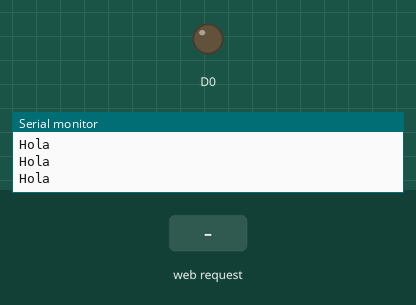
Simulated run of this sketch. Board: ESP8266 (NodeMCU). On the bench: output pins drawn as LEDs (lit = HIGH), the last lines printed to the serial monitor. The inputs (shaded band) are chosen by the test bench. WiFi joins after 1.5 s; servers stay silent unless stated.

Above: at 2.7 s.
2.8 s: HTTP request GET /LED=OFF received
At 3.4 s:
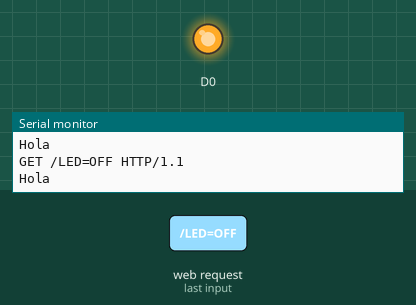
4.3 s: HTTP request GET /LED=ON received
At 5.6 s:
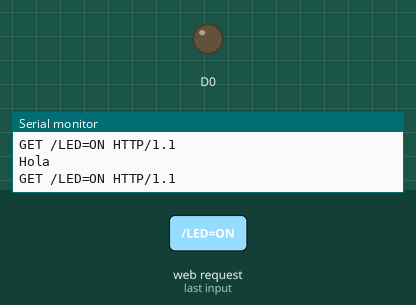
Timing chart, 0 to 7.3 s (numbered marks = the images above; inputs shaded):
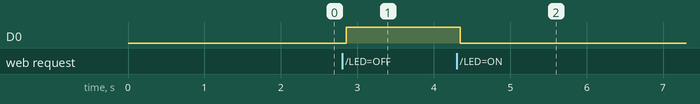

Measured:
- after the input at 2.8 s, D0: LOW → HIGH after 0.05 s
- after the input at 4.3 s, D0: HIGH → LOW after 0.05 s

The sketch:

lab3_1.ino
```cpp
#include<ESP8266WiFi.h>
#include <ESP_WiFiManager.h>

String ssid="alala";
String password="gandhi123";
String s="";
WiFiServer my_server(80);

void setup()
{
    Serial.begin(9600);
    pinMode(D0,OUTPUT);
    //digitalWrite(D0,HIGH);
    WiFi.begin(ssid.c_str(),password.c_str());
    while(1)
    {
      if(WiFi.status()==WL_CONNECTED)
      break;
      delay(1);
    }
    Serial.println("board connected to wifi");
    my_server.begin();
    Serial.println(WiFi.localIP());
}

void loop()
{
     WiFiClient client = my_server.available();
     if(client.connected())
     Serial.println("client has connected");
     if(client.available())
        s=client.readStringUntil('\r');
     else
        Serial.println("Hola");

     Serial.println(s);
     client.flush();
     if(s.indexOf("/LED=ON")!=-1)
        digitalWrite(D0,LOW);

     else if(s.indexOf("/LED=OFF")!=-1)
      digitalWrite(D0,HIGH);

     if(digitalRead(D0)==LOW)
      client.print("Off");
     else
     {
      client.print("On");
     }

    client.println("HTTP/1.1 200 OK");
    client.println("Content-Type: text/html");
    client.println("");
    client.println("<!DOCTYPE HTML>");
    client.println("<html>");
    client.print("Led pin is now: ");
    client.println("<br><br>");
    client.println("<a href=\"/LED=ON\"\"><button>Turn On </button></a>");
    client.println("<a href=\"/LED=OFF\"\"><button>Turn Off </button></a><br/>");
    client.println("</html>");
    client.print("client has disconnected");
 }
```
